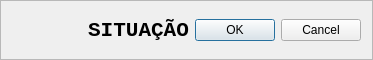
      <widget class="QFrame" name="frame_buttons">
       <property name="maximumSize">
        <size>
         <width>16777215</width>
         <height>60</height>
        </size>
       </property>
       <property name="frameShape">
        <enum>QFrame::StyledPanel</enum>
       </property>
       <property name="frameShadow">
        <enum>QFrame::Raised</enum>
       </property>
       <layout class="QHBoxLayout" name="horizontalLayout">
        <item>
         <widget class="QLineEdit" name="lineEdit_id">
          <property name="enabled">
           <bool>false</bool>
          </property>
          <property name="sizePolicy">
           <sizepolicy hsizetype="Minimum" vsizetype="Minimum">
            <horstretch>0</horstretch>
            <verstretch>0</verstretch>
           </sizepolicy>
          </property>
          <property name="minimumSize">
           <size>
            <width>0</width>
            <height>0</height>
           </size>
          </property>
          <property name="maximumSize">
           <size>
            <width>70</width>
            <height>16777215</height>
           </size>
          </property>
          <property name="font">
           <font>
            <family>Consolas</family>
            <pointsize>16</pointsize>
            <weight>75</weight>
            <bold>true</bold>
           </font>
          </property>
          <property name="autoFillBackground">
           <bool>false</bool>
          </property>
          <property name="text">
           <string/>
          </property>
          <property name="frame">
           <bool>false</bool>
          </property>
          <property name="dragEnabled">
           <bool>false</bool>
          </property>
          <property name="readOnly">
           <bool>false</bool>
          </property>
          <property name="clearButtonEnabled">
           <bool>false</bool>
          </property>
         </widget>
        </item>
        <item>
         <widget class="QLabel" name="label_situacao">
          <property name="font">
           <font>
            <family>Consolas</family>
            <pointsize>16</pointsize>
            <weight>75</weight>
            <italic>false</italic>
            <bold>true</bold>
            <underline>false</underline>
            <strikeout>false</strikeout>
            <kerning>false</kerning>
           </font>
          </property>
          <property name="text">
           <string>SITUAÇÃO</string>
          </property>
          <property name="alignment">
           <set>Qt::AlignCenter</set>
          </property>
          <property name="wordWrap">
           <bool>false</bool>
          </property>
          <property name="margin">
           <number>0</number>
          </property>
          <property name="indent">
           <number>0</number>
          </property>
         </widget>
        </item>
        <item>
         <widget class="QDialogButtonBox" name="buttonBox">
          <property name="standardButtons">
           <set>QDialogButtonBox::Cancel|QDialogButtonBox::Ok</set>
          </property>
         </widget>
        </item>
       </layout>
      </widget>
